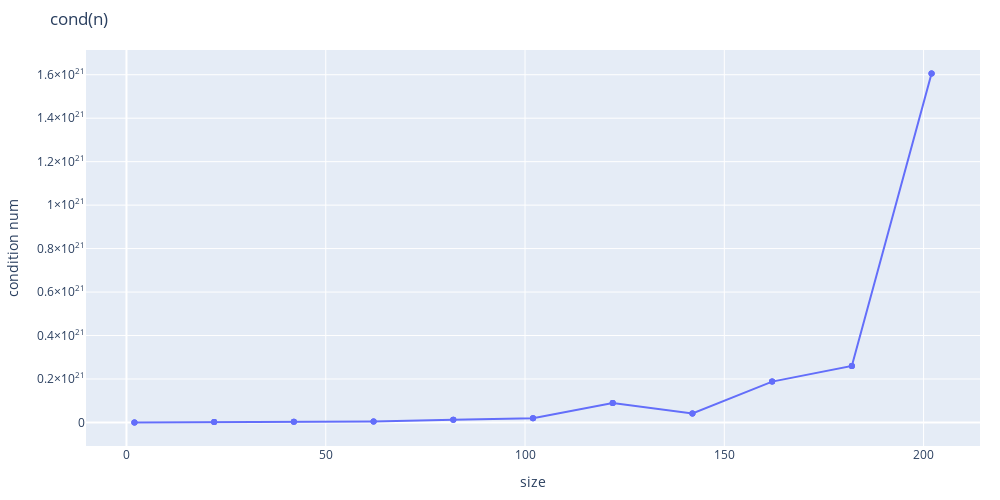

Here is the notebook cell this chart was saved with:
### Code cell
fig = px.line(testing_df2, x='size', y='condition num', markers='o', title='cond(n)', height=500, width=1000)
fig.update_layout(margin=dict(l=75, r=20, t=50, b=15))

### Figure 1 — Plotly figure (JSON) as saved in the notebook; plotly's stock layout.template omitted (floating-point values rounded to 4 significant figures)
{"data": [{"hovertemplate": "size=%{x}<br>condition num=%{y}<extra></extra>", "legendgroup": "", "line": {"color": "#636efa", "dash": "solid"}, "marker": {"symbol": "circle"}, "mode": "markers+lines", "name": "", "orientation": "v", "showlegend": false, "type": "scatter", "x": [2, 2, 2, 22, 22, 22, 42, 42, 42, 62, 62, 62, 82, 82, 82, 102, 102, 102, 122, 122, 122, 142, 142, 142, 162, 162, 162, 182, 182, 182, 202, 202, 202], "xaxis": "x", "y": [19.28, 19.28, 19.28, 2183485972016403200, 2183485972016403200, 2183485972016403200, 3131611655680254000, 3131611655680254000, 3131611655680254000, 4368212722183995000, 4368212722183995000, 4368212722183995000, 12971915265222074000, 12971915265222074000, 12971915265222074000, 19315456058196350000, 19315456058196350000, 19315456058196350000, 89722717615208400000, 89722717615208400000, 89722717615208400000, 41548458116032225000, 41548458116032225000, 41548458116032225000, 188020122962447340000, 188020122962447340000, 188020122962447340000, 260163375523711300000, 260163375523711300000, 260163375523711300000, 1.605e+21, 1.605e+21, 1.605e+21], "yaxis": "y"}], "layout": {"height": 500, "legend": {"tracegroupgap": 0}, "margin": {"b": 15, "l": 75, "r": 20, "t": 50}, "title": {"text": "cond(n)"}, "width": 1000, "xaxis": {"anchor": "y", "domain": [0, 1], "title": {"text": "size"}}, "yaxis": {"anchor": "x", "domain": [0, 1], "title": {"text": "condition num"}}}}
